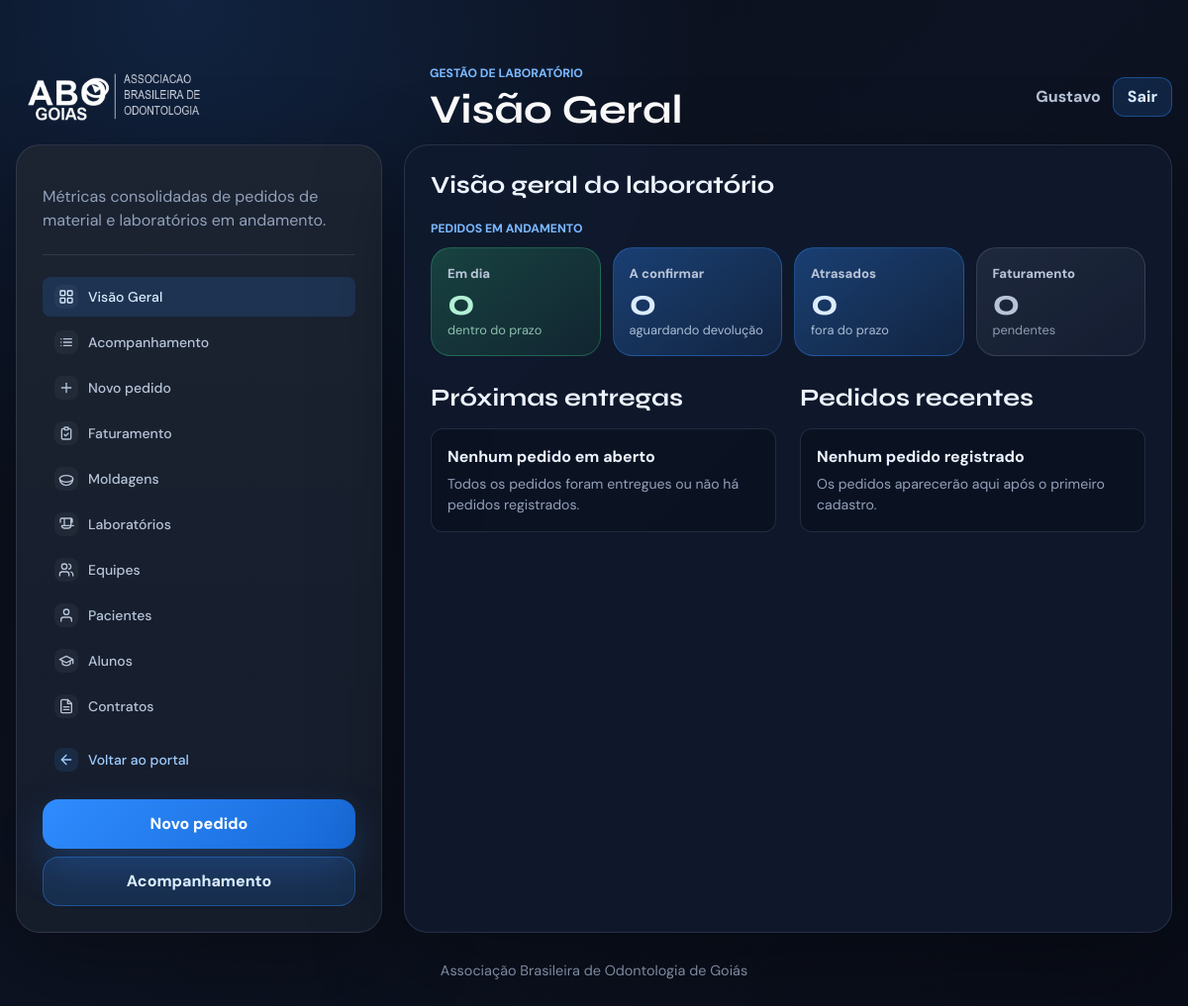
Page /laboratorio/ (signed in) on the earlier database version.
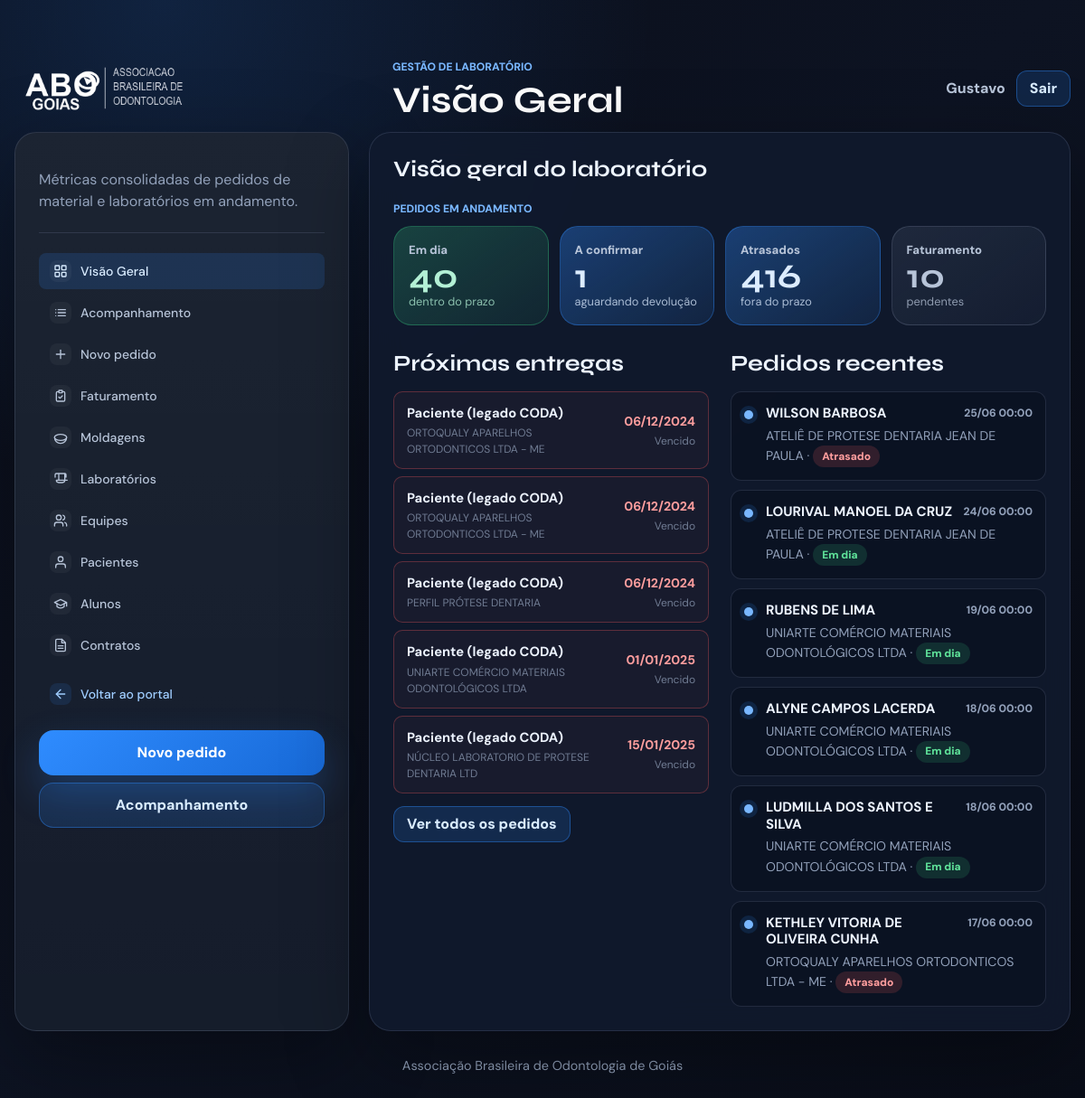
Same page on the later database version.
### gestao_lab/models.py (models this page shows, shortened)
class PedidoMaterial(ModeloBase):
    class Status(models.TextChoices):
        EM_DIA = "EM_DIA", "Em dia"
        A_CONFIRMAR = "A_CONFIRMAR", "A confirmar"
        ATRASADO = "ATRASADO", "Atrasado"
        CONCLUIDO = "CONCLUIDO", "Concluido"
    paciente = models.ForeignKey(
        Paciente,
        on_delete=models.PROTECT,
        related_name="pedidos",
    )
    aluno = models.ForeignKey(
        AlunoLab,
        on_delete=models.PROTECT,
        related_name="pedidos",
    )
    laboratorio = models.ForeignKey(
        Laboratorio,
        on_delete=models.PROTECT,
        related_name="pedidos",
    )
    equipe = models.ForeignKey(
        Equipe,
        on_delete=models.PROTECT,
        related_name="pedidos",
    )
    previsao_entrega = models.DateField()
    descricao_servico = models.TextField()
    data_envio = models.DateField(
        null=True,
        blank=True,
        help_text="Data em que o material foi enviado ao laboratorio.",
    )
    entregue = models.BooleanField(default=False)
    data_entrega = models.DateField(null=True, blank=True)
    faturado_paciente = models.BooleanField(default=False)
    faturado_lab = models.BooleanField(default=False)
    numero_nota_fiscal = models.CharField(max_length=30, blank=True)
    data_vencimento = models.DateField(null=True, blank=True)
    status = models.CharField(
        max_length=20,
        choices=Status.choices,
        default=Status.EM_DIA,
        editable=False,
    )
    class Meta:
        ordering = ["-criado_em"]
        verbose_name = "pedido de material"
        verbose_name_plural = "pedidos de material"

class Paciente(ModeloBase):
    nome = models.CharField(max_length=200)
    celular = models.CharField(max_length=20, blank=True)
    id_dental = models.CharField(max_length=50, unique=True)
    processo_aberto = models.BooleanField(default=False)
    data_previsao_retorno = models.DateField(null=True, blank=True)
    origem = models.CharField(
        max_length=20,
        choices=OrigemDados.choices,
        default=OrigemDados.DENTAL,
    )
    ultima_sincronizacao = models.DateTimeField(null=True, blank=True)
    cpf = models.CharField(max_length=20, blank=True)
    rg = models.CharField(max_length=30, blank=True)
    data_nascimento = models.DateField(null=True, blank=True)
    endereco_logradouro = models.CharField(max_length=200, blank=True)
    endereco_numero = models.CharField(max_length=20, blank=True)
    endereco_complemento = models.CharField(max_length=100, blank=True)
    endereco_bairro = models.CharField(max_length=100, blank=True)
    endereco_cidade = models.CharField(max_length=100, blank=True)
    endereco_estado = models.CharField(max_length=2, blank=True)
    endereco_cep = models.CharField(max_length=10, blank=True)
    nome_responsavel = models.CharField(max_length=200, blank=True)
    cpf_responsavel = models.CharField(max_length=20, blank=True)
    class Meta:
        ordering = ["nome"]
        verbose_name = "paciente"
        verbose_name_plural = "pacientes"

class Laboratorio(ModeloBase):
    nome = models.CharField(max_length=150)
    telefone = models.CharField(max_length=20, blank=True)
    whatsapp = models.CharField(max_length=20, blank=True)
    email = models.EmailField(blank=True)
    cnpj = models.CharField(max_length=18, blank=True)
    equipes = models.ManyToManyField(
        Equipe,
        related_name="laboratorios",
        blank=True,
    )
    class Meta:
        ordering = ["nome"]
        verbose_name = "laboratorio"
        verbose_name_plural = "laboratorios"

### gestao_lab/views.py (the view)
# urls.py: path("", views.dashboard, name="lab_dashboard"),
@login_required
def dashboard(request: HttpRequest) -> HttpResponse:
    hoje = date_type.today()
    qs = PedidoMaterial.objects.all()
    metricas = {
        "em_dia": qs.filter(status=PedidoMaterial.Status.EM_DIA).count(),
        "a_confirmar": qs.filter(status=PedidoMaterial.Status.A_CONFIRMAR).count(),
        "atrasado": qs.filter(status=PedidoMaterial.Status.ATRASADO).count(),
        "pendentes_faturamento": qs.filter(entregue=True)
        .exclude(faturado_paciente=True, faturado_lab=True)
        .count(),
        "concluidos": qs.filter(status=PedidoMaterial.Status.CONCLUIDO).count(),
    }
    proximas_entregas = (
        qs.filter(entregue=False)
        .select_related("paciente", "laboratorio")
        .order_by("previsao_entrega")[:5]
    )
    recentes = qs.select_related("paciente", "aluno", "laboratorio").order_by(
        "-criado_em"
    )[:6]
    return render(
        request,
        "gestao_lab/dashboard.html",
        {
            "metricas": metricas,
            "proximas_entregas": proximas_entregas,
            "recentes": recentes,
            "hoje": hoje,
        },
    )

### gestao_cme/context_processors.py (called while the page is built)
def usuario_logado(request: HttpRequest) -> dict:
    return {"usuario_logado": request.user if request.user.is_authenticated else None}

### gestao_lab/templatetags/lab_tags.py (called while the page is built)
@register.simple_tag
def status_badge_class(status: str) -> str:
    mapa = {
        "EM_DIA": "badge-devolvido",
        "A_CONFIRMAR": "badge-emprestado",
        "ATRASADO": "badge-atrasado",
        "CONCLUIDO": "badge-concluido",
    }
    return mapa.get(status, "")

### gestao_lab/templates/gestao_lab/dashboard.html (shortened to what the changed rows need)
{% extends "gestao_lab/base.html" %}
{% load lab_tags %}
{% block header_title %}Visão Geral{% endblock %}
{% block content %}
<main class="page-shell">
    <div class="layout-grid">
        <section class="panel results-panel">
            <div class="results-topbar">
                <div>
                    <h2>Visão geral do laboratório</h2>
                </div>
            </div>
            <div class="kpi-section">
                <div class="kpi-grid">
                    <div class="metric-card metric-success">
                        <span class="metric-label">Em dia</span>
                        <strong>{{ metricas.em_dia }}</strong>
                        <span class="metric-secondary">dentro do prazo</span>
                    </div>
                    <div class="metric-card metric-blue">
                        <span class="metric-label">A confirmar</span>
                        <strong>{{ metricas.a_confirmar }}</strong>
                        <span class="metric-secondary">aguardando devolução</span>
                    </div>
                    <div class="metric-card danger-metric">
                        <span class="metric-label">Atrasados</span>
                        <strong>{{ metricas.atrasado }}</strong>
                        <span class="metric-secondary">fora do prazo</span>
                    </div>
                    <div class="metric-card metric-neutral">
                        <span class="metric-label">Faturamento</span>
                        <strong>{{ metricas.pendentes_faturamento }}</strong>
                        <span class="metric-secondary">pendentes</span>
                    </div>
                </div>
            </div>
            <div class="dashboard-split">
                <div>
                    <div class="activity-heading">
                        <h2>Próximas entregas</h2>
                    </div>
                    <div class="proximas-list">
                        {% for pedido in proximas_entregas %}
                            <div class="proxima-item {% if pedido.previsao_entrega < hoje %}vencido{% endif %}">
                                <div>
                                    <strong>{{ pedido.paciente.nome }}</strong>
                                    <span class="cell-muted">{{ pedido.laboratorio.nome }}</span>
                                </div>
                                <div class="proxima-date">
                                    <strong>{{ pedido.previsao_entrega|date:"d/m/Y" }}</strong>
                                    <span class="cell-muted">
                                        {% if pedido.previsao_entrega < hoje %}Vencido{% else %}Previsto{% endif %}
                                    </span>
                                </div>
                            </div>
                        {% empty %}
                            <article class="activity-empty">
                                <strong>Nenhum pedido em aberto</strong>
                                <p>Todos os pedidos foram entregues ou não há pedidos registrados.</p>
                            </article>
                        {% endfor %}
                    </div>
                    {% if proximas_entregas %}
                        <div style="margin-top: 14px;">
                            <a class="button secondary compact-button" href="{% url 'lab_pedidos' %}">Ver todos os pedidos</a>
                        </div>
                    {% endif %}
                </div>
                <div class="activity-feed">
                    <div class="activity-heading">
                        <h2>Pedidos recentes</h2>
                    </div>
                    <div class="activity-list">
                        {% for pedido in recentes %}
                            <article class="activity-item activity-entrada">
                                <span class="activity-dot" aria-hidden="true"></span>
                                <div>
                                    <div class="activity-top">
                                        <strong>{{ pedido.paciente.nome }}</strong>
                                        <time datetime="{{ pedido.criado_em|date:'c' }}">{{ pedido.criado_em|date:"d/m H:i" }}</time>
                                    </div>
                                    <p>{{ pedido.laboratorio.nome }} &middot;
                                        <span class="badge {% status_badge_class pedido.status %}">{{ pedido.get_status_display }}</span>
                                    </p>
                                </div>
                            </article>
                        {% empty %}
                            <article class="activity-empty">
                                <strong>Nenhum pedido registrado</strong>
                                <p>Os pedidos aparecerão aqui após o primeiro cadastro.</p>
                            </article>
                        {% endfor %}
                    </div>
                </div>
            </div>
        </section>
    </div>
</main>
{% endblock %}

Differences in the rows shown:
added PedidoMaterial: paciente.nome "Paciente (legado CODA)", laboratorio.nome "ORTOQUALY APARELHOS ORTODONTICOS LTDA - ME", previsao_entrega "06/12/2024", shows "Vencido", shown under "Próximas entregas"
added PedidoMaterial: paciente.nome "Paciente (legado CODA)", laboratorio.nome "ORTOQUALY APARELHOS ORTODONTICOS LTDA - ME", previsao_entrega "06/12/2024", shows "Vencido", shown under "Próximas entregas"
added PedidoMaterial: paciente.nome "Paciente (legado CODA)", laboratorio.nome "PERFIL PRÓTESE DENTARIA", previsao_entrega "06/12/2024", shows "Vencido", shown under "Próximas entregas"
added PedidoMaterial: paciente.nome "Paciente (legado CODA)", laboratorio.nome "UNIARTE COMÉRCIO MATERIAIS ODONTOLÓGICOS LTDA", previsao_entrega "01/01/2025", shows "Vencido", shown under "Próximas entregas"
added PedidoMaterial: paciente.nome "Paciente (legado CODA)", laboratorio.nome "NÚCLEO LABORATORIO DE PROTESE DENTARIA LTD", previsao_entrega "15/01/2025", shows "Vencido", shown under "Próximas entregas"
added PedidoMaterial: paciente.nome "WILSON BARBOSA", criado_em "25/06 00:00", laboratorio.nome "ATELIÊ DE PROTESE DENTARIA JEAN DE PAULA", status "Atrasado", shown under "Pedidos recentes"
added PedidoMaterial: paciente.nome "LOURIVAL MANOEL DA CRUZ", criado_em "24/06 00:00", laboratorio.nome "ATELIÊ DE PROTESE DENTARIA JEAN DE PAULA", status "Em dia", shown under "Pedidos recentes"
added PedidoMaterial: paciente.nome "RUBENS DE LIMA", criado_em "19/06 00:00", laboratorio.nome "UNIARTE COMÉRCIO MATERIAIS ODONTOLÓGICOS LTDA", status "Em dia", shown under "Pedidos recentes"
added PedidoMaterial: paciente.nome "ALYNE CAMPOS LACERDA", criado_em "18/06 00:00", laboratorio.nome "UNIARTE COMÉRCIO MATERIAIS ODONTOLÓGICOS LTDA", status "Em dia", shown under "Pedidos recentes"
added PedidoMaterial: paciente.nome "LUDMILLA DOS SANTOS E SILVA", criado_em "18/06 00:00", laboratorio.nome "UNIARTE COMÉRCIO MATERIAIS ODONTOLÓGICOS LTDA", status "Em dia", shown under "Pedidos recentes"
added PedidoMaterial: paciente.nome "KETHLEY VITORIA DE OLIVEIRA CUNHA", criado_em "17/06 00:00", laboratorio.nome "ORTOQUALY APARELHOS ORTODONTICOS LTDA - ME", status "Atrasado", shown under "Pedidos recentes"
Other differences:
{{ metricas.em_dia }}: "0" → "40"
{{ metricas.a_confirmar }}: "0" → "1"
{{ metricas.atrasado }}: "0" → "416"
{{ metricas.pendentes_faturamento }}: "0" → "10"
text no longer shown: "Nenhum pedido em aberto Todos os pedidos foram entregues ou não há pedidos registrados. Nenhum pedido registrado Os pedidos aparecerão aqui após o primeiro cadastro."
text now shown: "Ver todos os pedidos"
